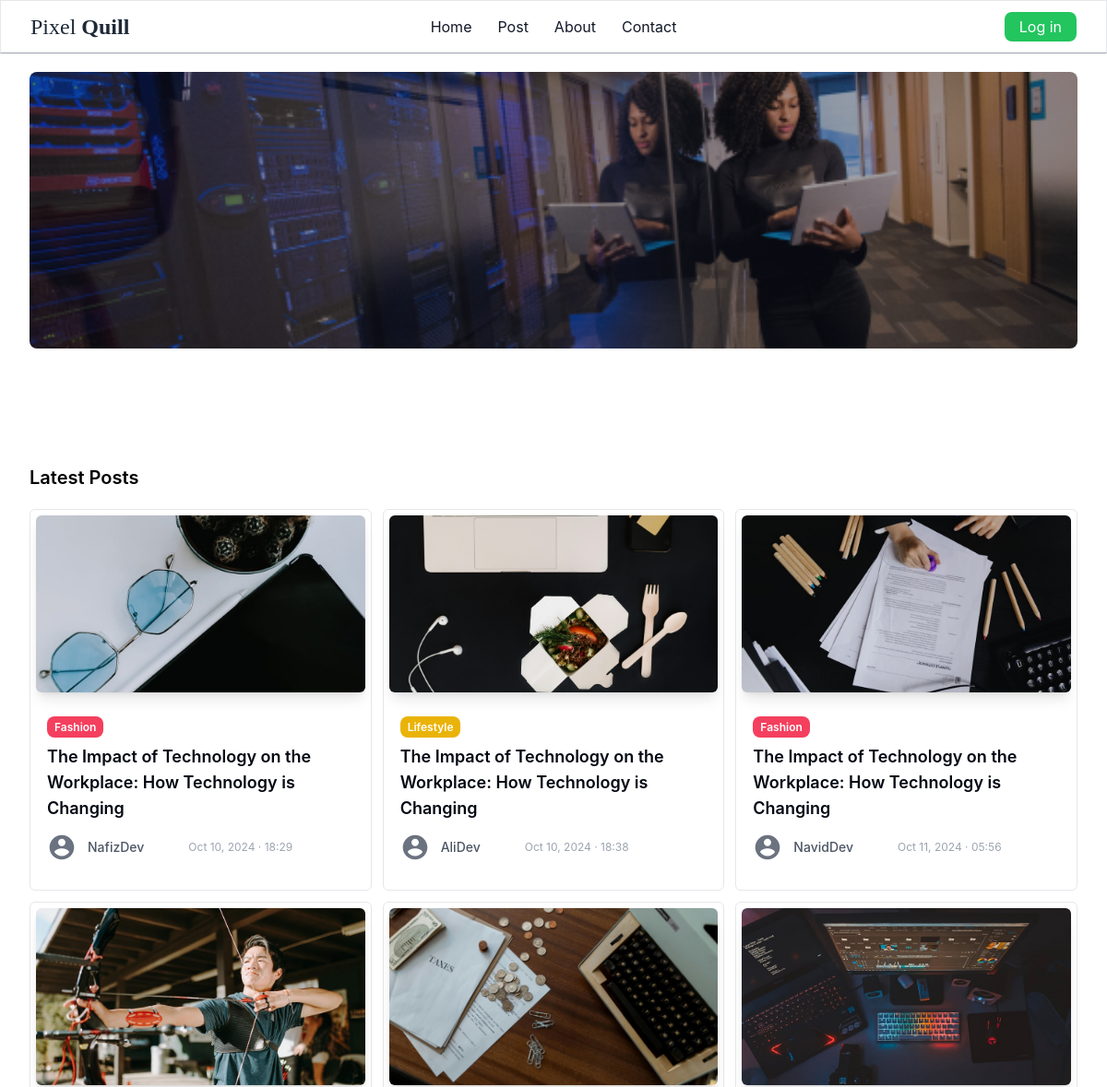
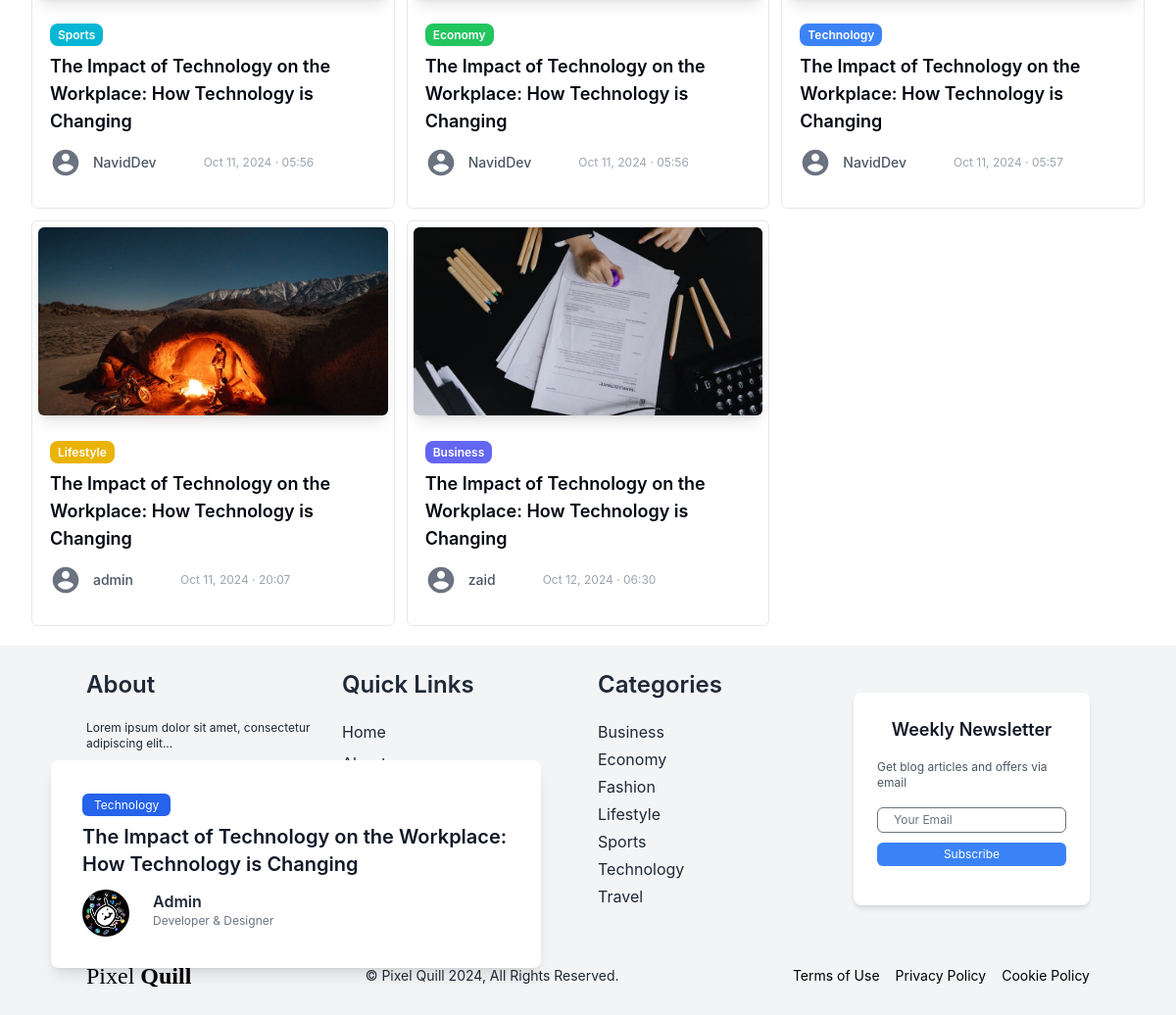
The page / on the database its author committed (2 pictures, top to bottom).
### core/models.py (models this page shows, shortened)
class Blog(models.Model):
     created_by = models.ForeignKey(User, on_delete=models.CASCADE, related_name='author_blogs')
     heading = models.CharField(max_length=255, blank=False, null=True)
     category = models.ForeignKey(Category, on_delete=models.CASCADE, related_name="category_blogs")
     description = models.TextField(max_length=3000, null=True)
     image = models.ImageField(upload_to= 'blog/', null=True)
     added_date = models.DateTimeField(auto_now_add=True, null=True)

class Category(models.Model):
     name = models.CharField(max_length=255,  unique=True)
     class Meta:
          verbose_name_plural = 'Categories'
          ordering  = ('name',)
     def __str__(self):
          return self.name

### core/views.py (the view)
# urls.py: path('', views.home , name='home'),
def home(request):
     profile = getUserProfile(request=request)
     blogs = Blog.objects.all()
     return render(request, 'core/home.html',
     {
          'blogs': blogs,
          'categories': categories,
          'btn_cols': btn_cols,
          'profile': profile,
     }) # indirectly passing the list of category to layout.html

### core/templatetags/custom_filters.py (called while the page is built)
@register.filter(name="get_btn_col")  # Register the filter with a name
def get_btn_col(category, btn_cols):
    return btn_cols[str(category)]

@register.filter(name="get_formated_date")
def get_formated_date(added_date):
    return added_date.strftime("%b %d, %Y · %H:%M")

### pixelquill/utils.py (called while the page is built)
def getUserProfile(request):
     if not request.user.is_authenticated or request.user.is_superuser or request.user.is_staff:
          profile = None
     else:
          user = User.objects.get(pk=request.user.pk)
          profile = user.profile
     print(profile)
     return profile

### core/templates/core/home.html (shortened to what this page needs)
{% extends "core/layout.html" %}
{% load custom_filters %}
{% load static %}
{% block content %}
<div class="mx-8 my-5">
	<div class="w-full">
		<div class="w-full">
			<div class="aspect-[16/6]">
				<img src="{% static 'img/home.png' %}" alt="Technology in workplace" class="w-full h-[300px] rounded-lg object-cover object-left-top">
			</div>
			<div class="absolute bottom-7 w-[500px] m-5">
				<div class="bg-white rounded-lg shadow-lg px-8 py-8">
					<div class="">
						<span class="bg-blue-600 text-white text-xs px-3 py-1 rounded-md">Technology</span>
					</div>
					<h2 class="my-2 text-gray-900 font-semibold text-xl mb-3 text-wrap">The Impact of Technology on the Workplace: How Technology is Changing</h2>
					<div class="flex space-x-6 ">
						<div class="flex-shrink-0 w-12 h-12 rounded-full overflow-hidden">
							<img src="{% static 'img/dp.jpg' %}" />
						</div>
						<div class="flex-shrink-0">
							<h2 class="text-base font-semibold text-gray-800 whitespace-nowrap"> Admin </h2>
							<p class="text-xs text-gray-500 whitespace-nowrap"> Developer & Designer</p>
						</div>
					</div>
				</div>
			</div>
		</div>
	</div>
	<h3 class="font-semibold text-xl mb-3">Latest Posts</h3>
	<div class="grid grid-cols-3 gap-3 my-5">
		{% for blog in blogs %}
			<div class="border p-1.5 rounded-md">
				<a href="{% url 'details' blog.id %}">
				<img src="{{blog.image.url}}" alt="{{blog.name}}" class="rounded-md w-full h-48 shadow-lg object-cover object-center"/>
				<div class="mx-3 my-6">
					<a href="{% url 'category' blog.category.id %}" class="rounded-lg text-xs font-semibold {{ blog.category | get_btn_col:btn_cols }} text-white py-1 px-2"> {{ blog.category }}</a>
						<div class="bg-white rounded-b-md mt-2">
							<div class="flex justify-between blogs-center">
								<h3 class="text-gray-950 text-lg font-semibold"> {{ blog.heading }} </h3>
							</div>
						</div>
						<div class="flex items-center space-x-3 my-3">
							<div class="w-8 h-8 rounded-full items-center justify-center">
								<a href="{% url 'author' blog.created_by.id %}" class="m-0" >
									<svg class="text-gray-500 " fill="currentColor" viewBox="0 0 24 24">
										<path d="M12 2C6.48 2 2 6.48 2 12s4.48 10 10 10 10-4.48 10-10S17.52 2 12 2zm0 3c1.66 0 3 1.34 3 3s-1.34 3-3 3-3-1.34-3-3 1.34-3 3-3zm0 14.2c-2.5 0-4.71-1.28-6-3.22.03-1.99 4-3.08 6-3.08 1.99 0 5.97 1.09 6 3.08-1.29 1.94-3.5 3.22-6 3.22z"/>
									</svg>
								</a>
							</div>
							<div class="flex items-center space-x-2 gap-10">
								<span class="text-sm text-gray-600 font-medium">{{ blog.created_by }}</span>
								<span class="text-gray-400 text-xs">{{ blog.added_date | get_formated_date }}</span>
							</div>
						</div>
					</div>
				</a>
			</div>
		{% endfor %}
	</div>
</div>
{% endblock %}

### core/templates/core/layout.html (shortened to what this page needs)
{% load static %}
{% load static tailwind_tags %}
<!DOCTYPE html>
<html lang="en">
<head>
	{% tailwind_css %}
</head>
<body class="font-inter">
<header class=" bg-white border border-b-gray-400 text-gray-900 mb-3">
	<nav class="mx-auto flex max-w-7xl items-center justify-between px-6 py-3 lg:px-8 " aria-label="Global">
	<div class="flex lg:flex-1">
		<a href="{% url 'home' %}" class="-m-1.5 p-1.5">
		<h3 class="inline-block font-serif text-2xl font-thin text-gray-800">Pixel <span class="font-semibold">Quill</span></h3>
		</a>
	</div>
	<div class="flex justify-center gap-x-7">
		<a href="{% url 'home' %}" class="text-base font-normal leading-6 bg-transparent  hover:border-b hover:border-gray-900 transition duration-300">Home</a>
		<a href="{% url 'post' %}" class="text-base font-normal leading-6 bg-transparent hover:border-b hover:border-gray-900 transition duration-300">Post</a>
		<a href="#" class="text-base font-normal leading-6 bg-transparent hover:border-b hover:border-gray-900 transition duration-300">About</a>
		<a href="#" class="text-base font-normal leading-6 bg-transparent hover:border-b hover:border-gray-900 transition duration-300">Contact </a>
	</div>
	<div class="hidden lg:flex lg:flex-1 lg:justify-end gap-4">
	{% if request.user.is_authenticated %}
		{% comment %} ! Drawer {% endcomment %}
		<button onclick="openDrawerModal()">
			<div class=" w-8 h-8 rounded-full overflow-hidden">
				{% comment %} * login by superuser or by a staff {% endcomment %}
				{% if request.user.is_superuser or request.user.is_staff %}
					<svg class="text-gray-500 " fill="currentColor" viewBox="0 0 24 24">
						<path d="M12 2C6.48 2 2 6.48 2 12s4.48 10 10 10 10-4.48 10-10S17.52 2 12 2zm0 3c1.66 0 3 1.34 3 3s-1.34 3-3 3-3-1.34-3-3 1.34-3 3-3zm0 14.2c-2.5 0-4.71-1.28-6-3.22.03-1.99 4-3.08 6-3.08 1.99 0 5.97 1.09 6 3.08-1.29 1.94-3.5 3.22-6 3.22z"/>
					</svg>
				{% else %}
					{% if profile.profile_img  == '' %}
						<svg class="text-gray-500 " fill="currentColor" viewBox="0 0 24 24">
							<path d="M12 2C6.48 2 2 6.48 2 12s4.48 10 10 10 10-4.48 10-10S17.52 2 12 2zm0 3c1.66 0 3 1.34 3 3s-1.34 3-3 3-3-1.34-3-3 1.34-3 3-3zm0 14.2c-2.5 0-4.71-1.28-6-3.22.03-1.99 4-3.08 6-3.08 1.99 0 5.97 1.09 6 3.08-1.29 1.94-3.5 3.22-6 3.22z"/>
						</svg>
					{% else %}
						<img src="{{ profile.profile_img.url }}"/>
					{% endif %}
				{% endif %}
			</div>
		</button>
		<div id="drawerModal" class="hidden" aria-labelledby="slide-over-title" role="dialog" aria-modal="true">
			<div class="fixed inset-0 bg-gray-500 bg-opacity-75 transition-opacity" aria-hidden="true">
			</div>
			<div class="fixed inset-0 overflow-hidden">
				<div class="absolute inset-0 overflow-hidden">
					<div class="pointer-events-none fixed inset-y-0 right-0 flex max-w-full pl-10">
						<div class="pointer-events-auto relative w-screen max-w-md">
							<div class="absolute left-0 top-0 -ml-8 flex pr-2 pt-4 sm:-ml-10 sm:pr-4">
								<button onclick="closeDrawerModal()" type="button" class="relative rounded-md text-gray-300 hover:text-white focus:outline-none focus:ring-2 focus:ring-white">
									<span class="absolute -inset-2.5"></span>
									<span class="sr-only">Dashboard</span>
									<svg class="h-6 w-6" fill="none" viewBox="0 0 24 24" stroke-width="1.5" stroke="currentColor" aria-hidden="true" data-slot="icon">
										<path stroke-linecap="round" stroke-linejoin="round" d="M6 18 18 6M6 6l12 12" />
									</svg>
								</button>
							</div>
							<div class="flex h-full flex-col overflow-y-scroll bg-white py-6 shadow-xl">
								<div class="px-4 sm:px-6">
									<h2 class="text-base font-semibold leading-6 text-gray-900" id="slide-over-title">Panel title</h2>
								</div>
								<div class="relative mt-6 flex-1 px-4 sm:px-6">
									<button class="text-base px-4 py-1 bg-red-600 font-normal leading-6 text-white rounded-lg hover:bg-red-700 transition duration-300"  onclick="openLogoutModal()">Log out</button>
									<div id="logoutModal" class="hidden flex fixed z-50 inset-0 bg-gray-800 bg-opacity-75 items-center justify-center">
										<div class="bg-white rounded-lg shadow-lg p-6">
											<h2 class="text-lg font-semibold">Confirm Logout</h2>
											<p class="text-gray-600">Are you sure you want to log out?</p>
											<div class="mt-4 flex justify-end">
											<a href="{% url 'authentication:logout' %}" onclick="confirmLogout()" class="bg-red-600 hover:bg-red-700 text-white text-[14px] px-4 py-1.5 rounded-lg">Yes</a>
											<button onclick="closeLogoutModal()" class="bg-gray-400 hover:bg-gray-500 text-white text-[14px] px-5 py-1.5 rounded-lg ml-2">No</button>
											</div>
										</div>
									</div>
								</div>
							</div>
						</div>
					</div>
				</div>
			</div>
		</div>
		{% else %}
			<a href="{% url 'authentication:login' %}" class="text-base px-4 py-1 bg-green-500 font-normal leading-6 text-white rounded-lg hover:bg-green-600 transition duration-300">Log in</a>
		{% endif %}
	</div>
	</nav>
</header>
{% block content %}   {% endblock %}
<footer class="bg-gray-100 text-black py-6">
	<div class="container mx-auto">
	<div class="grid grid-cols-1 md:grid-cols-4 gap-5">
		<div class="col-span-1 text-gray-800">
		<h3 class="text-2xl mb-5  font-semibold">About</h3>
		<p class="text-xs mb-2">Lorem ipsum dolor sit amet, consectetur adipiscing elit...</p>
		<p class="text-sm mb-2"><span class="font-semibold">Email:</span> codenafees@gmail.com</p>
		<p class="text-sm mb-2"><span class="font-semibold">Phone:</span> +92 123-456789</p>
		</div>
		<div class="col-span-1 text-gray-800">
		<h3 class="text-2xl mb-5 font-semibold">Quick Links</h3>
		<ul>
		<li class="mb-2"><a href="{% url 'home' %}" class="mb-2 border-transparent hover:border-b hover:border-gray-800 transition duration-300">Home</a></li>
		<li class="mb-2"><a href="#" class="mb-2 border-transparent hover:border-b hover:border-gray-800 transition duration-300">About</a></li>
		<li class="mb-2"><a href="#" class="mb-2 border-transparent hover:border-b hover:border-gray-800 transition duration-300">Author</a></li>
		<li class="mb-2"><a href="#" class="mb-2 border-transparent hover:border-b hover:border-gray-800 transition duration-300">Contact</a></li>
		</ul>
		</div>
		<div class="col-span-1 text-gray-800">
		<h3 class="text-2xl mb-5  font-semibold">Categories</h3>
		<ul>
			{% for category in categories %}
			<li class="mb-1"><a href="{% url 'category' category.id %}" class="font-base mb-3 border-transparent hover:border-b hover:border-gray-800 transition duration-300">{{ category.name }}</a></li>
			{% endfor %}
		</ul>
		</div>
		<div class="col-span-1">
		<div class="container mx-auto py-6">
		<div class="max-w-md mx-auto bg-white rounded-lg shadow-md p-6 items-center">
			<h2 class="text-lg font-semibold mb-4 text-gray-900 text-center">Weekly Newsletter</h2>
			<p class="text-xs text-gray-600 mb-4">Get blog articles and offers via email</p>
			<form action="#" method="POST">
			<div class="items-center mb-4">
				<input type="email" name="email" id="email" class="text-gray-800 text-xs w-full px-4 py-1 mb-2 border rounded-md focus:outline-none focus:ring-1 focus:ring-blue-500" placeholder="Your Email">
				<button type="submit" class="w-full bg-blue-500 hover:bg-blue-600 text-white text-xs py-1 px-4 rounded-md">Subscribe</button>
			</div>
			</form>
		</div>
		</div>
		</div>
	</div>
	<div class="mt-8 flex justify-between items-center">
		<a href="#" class="flex items-center">
		<h3 class="inline-block font-serif text-2xl font-thin"> Pixel <span class="font-semibold ">Quill</span></h3>
		</a>
		<p class="text-sm font-normal text-gray-800">&copy; Pixel Quill 2024, All Rights Reserved.</p>
		<nav class="flex space-x-4">
		<a href="#" class="text-sm font-normal border-transparent hover:border-b hover:border-black transition duration-300">Terms of Use</a>
		<a href="#" class="text-sm font-normal border-transparent hover:border-b hover:border-black transition duration-300">Privacy Policy</a>
		<a href="#" class="text-sm font-normal border-transparent hover:border-b hover:border-black transition duration-300">Cookie Policy</a>
		</nav>
	</div>
	</div>
</footer>
</body>
</html>

### rows shown on the page
Blog: image (picture), category "Fashion", heading "The Impact of Technology on the Workplace: How Technology is Changing", created_by "NafizDev", added_date|get_formated_date "Oct 10, 2024 · 18:29"
Blog: image (picture), category "Lifestyle", heading "The Impact of Technology on the Workplace: How Technology is Changing", created_by "AliDev", added_date|get_formated_date "Oct 10, 2024 · 18:38"
Blog: image (picture), category "Fashion", heading "The Impact of Technology on the Workplace: How Technology is Changing", created_by "NavidDev", added_date|get_formated_date "Oct 11, 2024 · 05:56"
Blog: image (picture), category "Sports", heading "The Impact of Technology on the Workplace: How Technology is Changing", created_by "NavidDev", added_date|get_formated_date "Oct 11, 2024 · 05:56"
Blog: image (picture), category "Economy", heading "The Impact of Technology on the Workplace: How Technology is Changing", created_by "NavidDev", added_date|get_formated_date "Oct 11, 2024 · 05:56"
Blog: image (picture), category "Technology", heading "The Impact of Technology on the Workplace: How Technology is Changing", created_by "NavidDev", added_date|get_formated_date "Oct 11, 2024 · 05:57"
Blog: image (picture), category "Lifestyle", heading "The Impact of Technology on the Workplace: How Technology is Changing", created_by "admin", added_date|get_formated_date "Oct 11, 2024 · 20:07"
Blog: image (picture), category "Business", heading "The Impact of Technology on the Workplace: How Technology is Changing", created_by "zaid", added_date|get_formated_date "Oct 12, 2024 · 06:30"
Category: name "Business"
Category: name "Economy"
Category: name "Fashion"
Category: name "Lifestyle"
Category: name "Sports"
Category: name "Technology"
Category: name "Travel"
